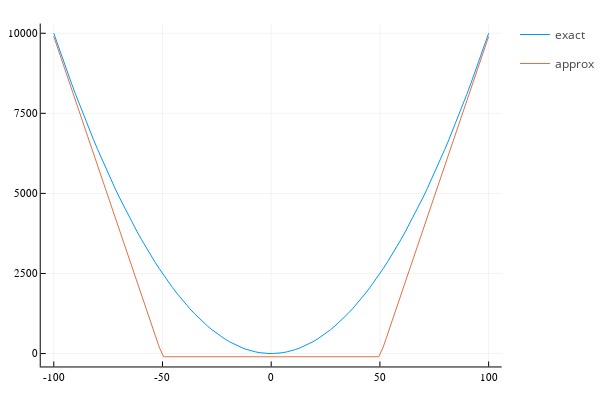

Write notebook code for a chart like this one.
### Code cell
i=3
approx(x) = simplify(substitute(a[i][2].constraints[1],Dict(SNNT.AST.Variable("x3")=>x),fold=false)).value
exact(x) = simplify(substitute(a[i][1].term,Dict(SNNT.AST.Variable("rAccpost")=>x),fold=false)).value
xpts = range(-100,100, length=100)
Plots.plot(xpts,exact.(xpts),label="exact")
Plots.plot!(xpts,approx.(xpts),label="approx")

### Figure 1 — Plotly figure (JSON) as saved in the notebook; plotly's stock layout.template omitted (floating-point values rounded to 4 significant figures)
{"data": [{"colorbar": {"title": ""}, "legendgroup": "exact", "line": {"color": "rgba(0, 154, 250, 1.000)", "dash": "solid", "shape": "linear", "width": 1}, "mode": "lines", "name": "exact", "showlegend": true, "type": "scatter", "x": [-100, -97.98, -95.96, -93.94, -91.92, -89.9, -87.88, -85.86, -83.84, -81.82, -79.8, -77.78, -75.76, -73.74, -71.72, -69.7, -67.68, -65.66, -63.64, -61.62, -59.6, -57.58, -55.56, -53.54, -51.52, -49.49, -47.47, -45.45, -43.43, -41.41, -39.39, -37.37, -35.35, -33.33, -31.31, -29.29, -27.27, -25.25, -23.23, -21.21, -19.19, -17.17, -15.15, -13.13, -11.11, -9.091, -7.071, -5.051, -3.03, -1.01, 1.01, 3.03, 5.051, 7.071, 9.091, 11.11, 13.13, 15.15, 17.17, 19.19, 21.21, 23.23, 25.25, 27.27, 29.29, 31.31, 33.33, 35.35, 37.37, 39.39, 41.41, 43.43, 45.45, 47.47, 49.49, 51.52, 53.54, 55.56, 57.58, 59.6, 61.62, 63.64, 65.66, 67.68, 69.7, 71.72, 73.74, 75.76, 77.78, 79.8, 81.82, 83.84, 85.86, 87.88, 89.9, 91.92, 93.94, 95.96, 97.98, 100], "xaxis": "x", "y": [10000, 9600.0, 9208.0, 8825.0, 8449.0, 8082.0, 7723.0, 7372.0, 7029.0, 6694.0, 6368.0, 6049.0, 5739.0, 5437.0, 5143.0, 4858.0, 4580.0, 4311.0, 4050.0, 3797.0, 3552.0, 3315.0, 3086.0, 2866.0, 2654.0, 2450.0, 2254.0, 2066.0, 1887.0, 1715.0, 1552.0, 1397.0, 1250.0, 1111.0, 980.5, 858.1, 743.8, 637.7, 539.7, 450.0, 368.3, 294.9, 229.6, 172.4, 123.5, 82.64, 49.99, 25.51, 9.183, 1.02, 1.02, 9.183, 25.51, 49.99, 82.64, 123.5, 172.4, 229.6, 294.9, 368.3, 450.0, 539.7, 637.7, 743.8, 858.1, 980.5, 1111.0, 1250.0, 1397.0, 1552.0, 1715.0, 1887.0, 2066.0, 2254.0, 2450.0, 2654.0, 2866.0, 3086.0, 3315.0, 3552.0, 3797.0, 4050.0, 4311.0, 4580.0, 4858.0, 5143.0, 5437.0, 5739.0, 6049.0, 6368.0, 6694.0, 7029.0, 7372.0, 7723.0, 8082.0, 8449.0, 8825.0, 9208.0, 9600.0, 10000], "yaxis": "y", "zmax": null, "zmin": null}, {"colorbar": {"title": ""}, "legendgroup": "approx", "line": {"color": "rgba(227, 111, 71, 1.000)", "dash": "solid", "shape": "linear", "width": 1}, "mode": "lines", "name": "approx", "showlegend": true, "type": "scatter", "x": [-100, -97.98, -95.96, -93.94, -91.92, -89.9, -87.88, -85.86, -83.84, -81.82, -79.8, -77.78, -75.76, -73.74, -71.72, -69.7, -67.68, -65.66, -63.64, -61.62, -59.6, -57.58, -55.56, -53.54, -51.52, -49.49, -47.47, -45.45, -43.43, -41.41, -39.39, -37.37, -35.35, -33.33, -31.31, -29.29, -27.27, -25.25, -23.23, -21.21, -19.19, -17.17, -15.15, -13.13, -11.11, -9.091, -7.071, -5.051, -3.03, -1.01, 1.01, 3.03, 5.051, 7.071, 9.091, 11.11, 13.13, 15.15, 17.17, 19.19, 21.21, 23.23, 25.25, 27.27, 29.29, 31.31, 33.33, 35.35, 37.37, 39.39, 41.41, 43.43, 45.45, 47.47, 49.49, 51.52, 53.54, 55.56, 57.58, 59.6, 61.62, 63.64, 65.66, 67.68, 69.7, 71.72, 73.74, 75.76, 77.78, 79.8, 81.82, 83.84, 85.86, 87.88, 89.9, 91.92, 93.94, 95.96, 97.98, 100], "xaxis": "x", "y": [9900, 9496.0, 9092.0, 8688.0, 8284.0, 7880.0, 7476.0, 7072.0, 6668.0, 6264.0, 5860.0, 5456.0, 5052.0, 4647.0, 4243.0, 3839.0, 3435.0, 3031.0, 2627.0, 2223.0, 1819.0, 1415.0, 1011.0, 607.1, 203.0, -100, -100, -100, -100, -100, -100, -100, -100, -100, -100, -100, -100, -100, -100, -100, -100, -100, -100, -100, -100, -100, -100, -100, -100, -100, -100, -100, -100, -100, -100, -100, -100, -100, -100, -100, -100, -100, -100, -100, -100, -100, -100, -100, -100, -100, -100, -100, -100, -100, -100, 203.0, 607.1, 1011.0, 1415.0, 1819.0, 2223.0, 2627.0, 3031.0, 3435.0, 3839.0, 4243.0, 4647.0, 5052.0, 5456.0, 5860.0, 6264.0, 6668.0, 7072.0, 7476.0, 7880.0, 8284.0, 8688.0, 9092.0, 9496.0, 9900], "yaxis": "y", "zmax": null, "zmin": null}], "layout": {"annotations": [], "height": 400, "legend_position": {"bgcolor": "rgba(255, 255, 255, 1.000)", "bordercolor": "rgba(0, 0, 0, 1.000)", "borderwidth": 1, "font": {"color": "rgba(0, 0, 0, 1.000)", "family": "sans-serif", "size": 11}, "title": {"font": {"color": "rgba(0, 0, 0, 1.000)", "family": "sans-serif", "size": 15}, "text": ""}, "tracegroupgap": 0, "traceorder": "normal", "x": 1, "xanchor": "auto", "y": 1, "yanchor": "auto"}, "margin": {"b": 20, "l": 0, "r": 0, "t": 20}, "paper_bgcolor": "rgba(255, 255, 255, 1.000)", "plot_bgcolor": "rgba(255, 255, 255, 1.000)", "showlegend": true, "width": 600, "xaxis": {"anchor": "y", "domain": [0.08064, 0.9934], "gridcolor": "rgba(0, 0, 0, 0.100)", "gridwidth": 0.5, "linecolor": "rgba(0, 0, 0, 1.000)", "mirror": false, "range": [-106, 106], "showgrid": true, "showline": true, "showticklabels": true, "tickangle": 0, "tickcolor": "rgb(0, 0, 0)", "tickfont": {"color": "rgba(0, 0, 0, 1.000)", "family": "sans-serif", "size": 11}, "tickmode": "array", "ticks": "inside", "ticktext": ["-100", "-50", "0", "50", "100"], "tickvals": [-100, -50, 0, 50, 100], "title": "", "titlefont": {"color": "rgba(0, 0, 0, 1.000)", "family": "sans-serif", "size": 15}, "type": "-", "visible": true, "zeroline": false, "zerolinecolor": "rgba(0, 0, 0, 1.000)"}, "yaxis": {"anchor": "x", "domain": [0.03762, 0.9902], "gridcolor": "rgba(0, 0, 0, 0.100)", "gridwidth": 0.5, "linecolor": "rgba(0, 0, 0, 1.000)", "mirror": false, "range": [-403, 10303], "showgrid": true, "showline": true, "showticklabels": true, "tickangle": 0, "tickcolor": "rgb(0, 0, 0)", "tickfont": {"color": "rgba(0, 0, 0, 1.000)", "family": "sans-serif", "size": 11}, "tickmode": "array", "ticks": "inside", "ticktext": ["0", "2500", "5000", "7500", "10000"], "tickvals": [0, 2500, 5000, 7500, 10000], "title": "", "titlefont": {"color": "rgba(0, 0, 0, 1.000)", "family": "sans-serif", "size": 15}, "type": "-", "visible": true, "zeroline": false, "zerolinecolor": "rgba(0, 0, 0, 1.000)"}}}
